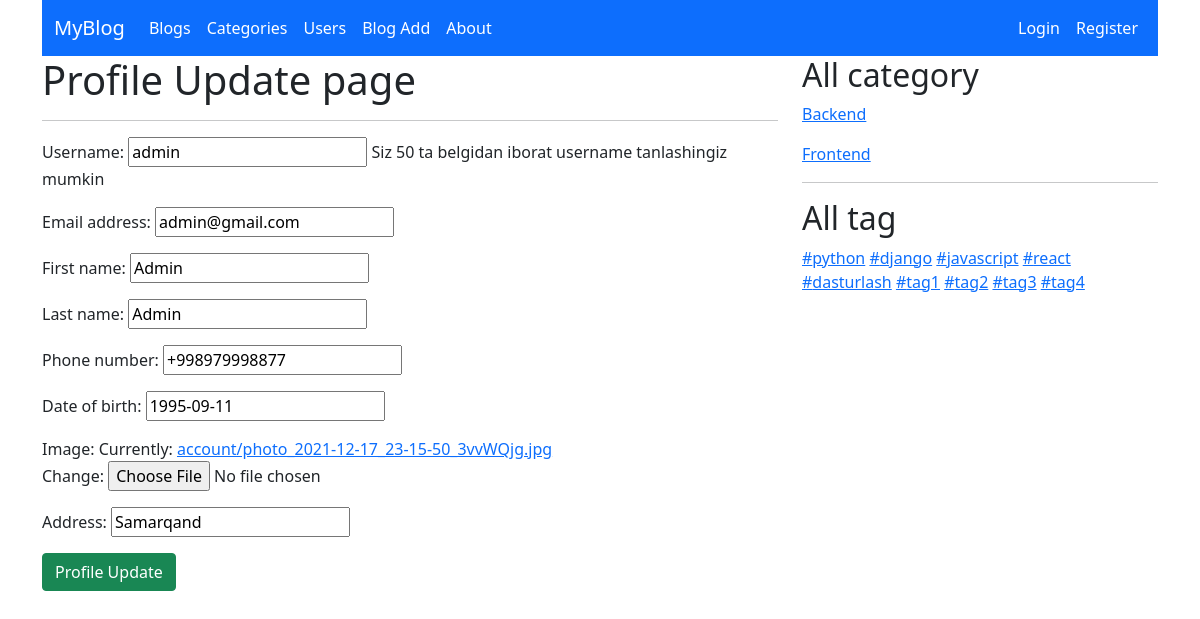
The page /account/update/1 on the database its author committed.
### account/models.py (models this page shows, shortened)
class Account(AbstractUser):
    username = models.CharField(max_length=50, unique=True,
                                help_text=(
                                   "Siz 50 ta belgidan iborat username tanlashingiz mumkin"
                                ),
                                error_messages={
                                    "unique": "Bunaqa user avval ruyxatdan utgan.",
                                },
                                )
    phone_number = models.CharField(max_length=13, null=True, blank=True)
    date_of_birth = models.DateField(null=True, blank=True)
    image = models.ImageField(upload_to='account')
    address = models.CharField(max_length=150, null=True, blank=True)
    USERNAME_FIELD = "username"

### blog/models/category.py (models this page shows, shortened)
class Category(models.Model):
    name = models.CharField(max_length=50)
    slug = models.SlugField(max_length=50, unique=True)
    image = models.ImageField(upload_to='category/')
    description = models.TextField()
    user = models.ManyToManyField(Account, related_name='category', null=True, blank=True)

### blog/models/tag.py (models this page shows, shortened)
class Tag(models.Model):
    name = models.CharField(max_length=50)
    slug = models.SlugField(max_length=50, unique=True)

### account/views.py (the view)
# urls.py: path('update/<int:pk>', UserUpdate.as_view(), name='profile_update'),
class UserUpdate(UpdateView, BaseView):
    model = Account
    form_class = ProfileUpdateForm
    template_name = 'account/user_update.html'
    success_url = reverse_lazy('profile')
    def get_context_data(self, **kwargs):
        context = super().get_context_data()
        context['categories'] = self.category()
        context['tags'] = self.tag()
        return context

### account/forms.py
class ProfileUpdateForm(forms.ModelForm):
    class Meta:
        model = Account
        fields = ['username', 'email', 'first_name', 'last_name', 'phone_number', 'date_of_birth', 'image', 'address']

### blog/views.py (called while the page is built)
    def category(self):
        category_list = Category.objects.all()
        return category_list

    def tag(self):
        tag_list = Tag.objects.all()
        return tag_list

### templates/account/user_update.html (shortened to what this page needs)
{% extends 'base.html' %}
{% block content %}
    <h1>Profile Update  page</h1>
    <hr>
    <form method="post" enctype="multipart/form-data">
        {{ form.as_p }}
        <button type="submit" class="btn btn-success">Profile Update</button>
    </form>
{% endblock %}

### templates/base.html (shortened to what this page needs)
<!DOCTYPE html>
<html lang="en">
<head>
{% load static %}
    <link href="{% static 'css/bootstrap.min.css' %}" rel="stylesheet">
</head>
<body>
<div class="container">
    {% include 'header.html' %}
    <div class="row">
        <div class="col-lg-8">
            {% block content %}
            {% endblock %}
        </div>
        <div class="col-lg-4">
            <h2>All category</h2>
            {% for c in categories %}
                <p><a href="{% url 'category_blogs' c.slug %}">{{ c.name }}</a></p>
            {% endfor %}
            <hr>
            <h2>All tag</h2>
            {% for t in tags %}
                <a href="{% url 'tag_blogs' t.slug %}">#{{ t.name }}</a>
            {% endfor %}
        </div>
    </div>
</div>
</body>
</html>

### rows shown on the page
Account: username "admin", email "admin@gmail.com", first_name "Admin", last_name "Admin", phone_number "+998979998877", date_of_birth "1995-09-11", address "Samarqand"
Category: name "Backend"
Category: name "Frontend"
Tag: name "python"
Tag: name "django"
Tag: name "javascript"
Tag: name "react"
Tag: name "dasturlash"
Tag: name "tag1"
Tag: name "tag2"
Tag: name "tag3"
Tag: name "tag4"
